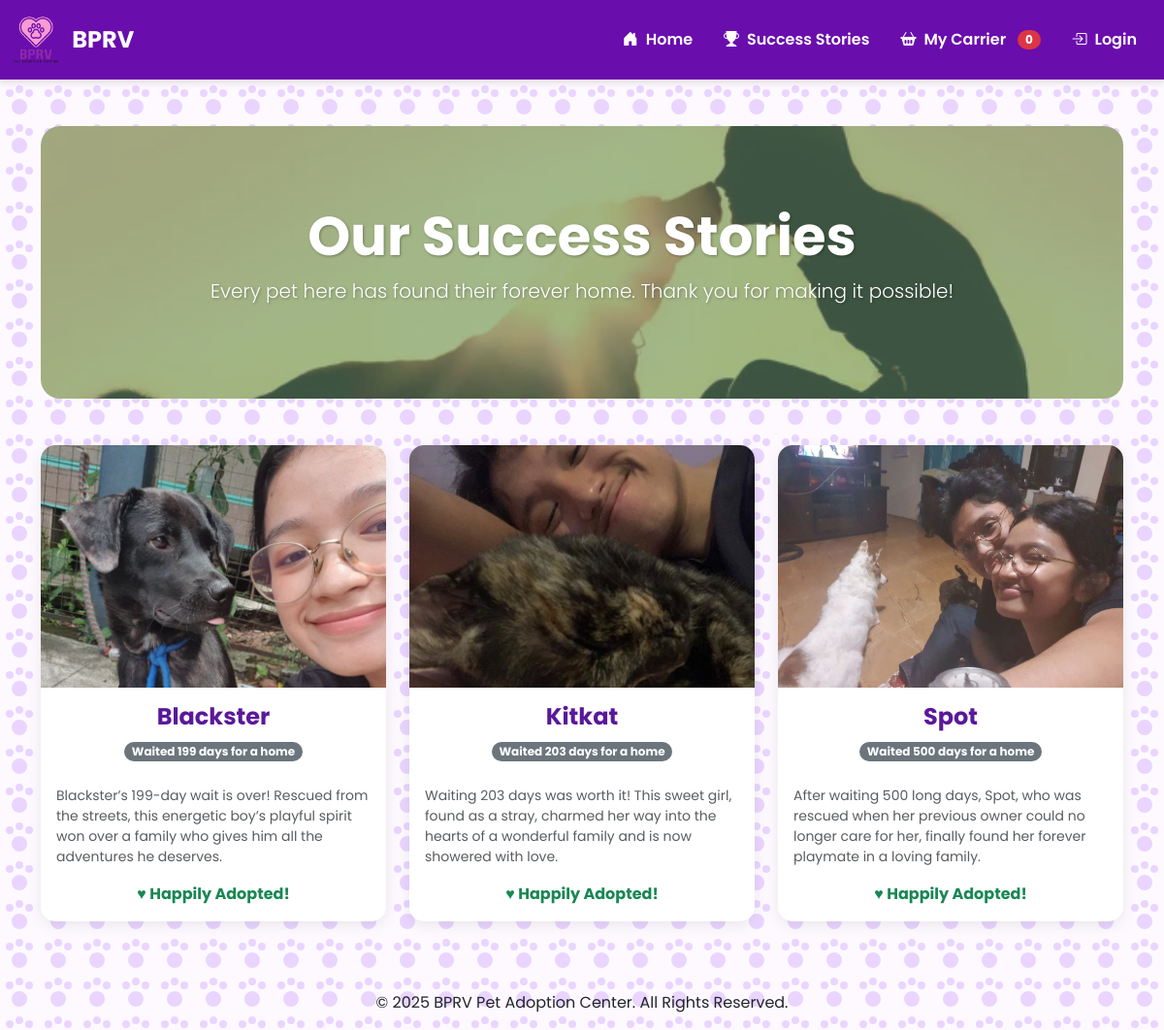
The app's page /adopted.php with its own data.
### tables this page shows
CREATE TABLE `pets` (
  `PetID` int(11) NOT NULL,
  `PetName` varchar(100) NOT NULL,
  `Age` int(11) DEFAULT NULL,
  `gender` varchar(10) DEFAULT 'Unknown',
  `is_spayed_neutered` tinyint(1) NOT NULL DEFAULT 0,
  `days_in_shelter` int(11) DEFAULT 0,
  `description` varchar(255) DEFAULT '',
  `personality_tags` varchar(100) DEFAULT '',
  `SpeciesID` int(11) DEFAULT NULL,
  `BreedID` int(11) DEFAULT NULL,
  `ImageURL` varchar(255) DEFAULT NULL,
  `PetAvail` varchar(20) DEFAULT NULL,
  `OwnerName` varchar(100) DEFAULT NULL,
  `OwnerContact` varchar(100) DEFAULT NULL
);

### adopted.php (the view, shortened to what this page needs)
<?php
require_once 'includes/header.php';
require_once 'config/db.php';
$sql = "SELECT p.PetID, p.PetName, p.ImageURL, s.SpeciesName, p.days_in_shelter, p.description
        FROM pets p
        JOIN species s ON p.SpeciesID = s.SpeciesID
        WHERE p.PetAvail = '0'
        ORDER BY p.PetName ASC";
$result = $db->query($sql);
?>
<div class="hero-section-success">
    <h1 class="display-4 fw-bold">Our Success Stories</h1>
    <p class="lead">Every pet here has found their forever home. Thank you for making it possible!</p>
</div>
<div class="row mt-5">
    <?php if ($result && $result->num_rows > 0): ?>
        <?php while($pet = $result->fetch_assoc()): ?>
            <div class="col-lg-4 col-md-6 mb-4">
                <div class="card pet-card h-100">
                    <img src="<?php echo htmlspecialchars($pet['ImageURL']); ?>" class="card-img-top" alt="<?php echo htmlspecialchars($pet['PetName']); ?>">
                    <div class="card-body d-flex flex-column">
                        <h5 class="card-title fs-4 fw-bold text-center" style="color: #5a189a;"><?php echo htmlspecialchars($pet['PetName']); ?></h5>
                        <p class="text-center">
                           <span class="badge rounded-pill text-bg-secondary">
                                Waited <?php echo htmlspecialchars($pet['days_in_shelter']); ?> days for a home
                           </span>
                        </p>
                        <p class="card-text text-muted small mt-2">
                           <?php echo htmlspecialchars($pet['description']); ?>
                        </p>
                        <div class="mt-auto text-center">
                            <p class="card-text text-success fw-bold mb-0">
                                ♥ Happily Adopted!
                            </p>
                        </div>
                    </div>
                </div>
            </div>
        <?php endwhile; ?>
    <?php endif; ?>
</div>
<?php
require_once 'includes/footer.php';
?>

### includes/header.php (style rules this page uses)
body { font-family: 'Poppins', sans-serif; background-color: #FEF9FF; background-repeat: repeat; background-attachment: fixed; }
.hero-section-success { background-image: linear-gradient(rgba(100, 140, 108, 0.6), rgba(100, 140, 108, 0.6)), url('images/adopted_background.jpg'); background-size: cover; background-position: center; color: white; padding: 80px 20px; border-radius: 20px; text-align: center; margin-bottom: 40px; text-shadow: 1px 1px 3px rgba(0,0,0,0.3); }
.pet-card { border: none; border-radius: 15px; box-shadow: 0 4px 15px rgba(0,0,0,0.08); transition: transform 0.3s ease, box-shadow 0.3s ease; }
.pet-card .card-img-top { border-top-left-radius: 15px; border-top-right-radius: 15px; width: 100%; height: 250px; object-fit: cover; }

### records on screen
pets: ImageURL (picture), PetName "Blackster", days_in_shelter "199", description "Blackster’s 199-day wait is over! Rescued from the streets, this energetic boy’s playful spirit won over a family who gives him all the adventures he deserves."
pets: ImageURL (picture), PetName "Kitkat", days_in_shelter "203", description "Waiting 203 days was worth it! This sweet girl, found as a stray, charmed her way into the hearts of a wonderful family and is now showered with love."
pets: ImageURL (picture), PetName "Spot", days_in_shelter "500", description "After waiting 500 long days, Spot, who was rescued when her previous owner could no longer care for her, finally found her forever playmate in a loving family."
